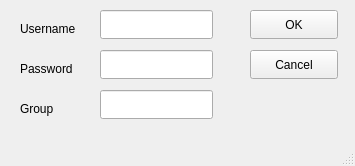
<?xml version="1.0" encoding="UTF-8"?>
<ui version="4.0">
 <class>MainWindow</class>
 <widget class="QMainWindow" name="MainWindow">
  <property name="geometry">
   <rect>
    <x>0</x>
    <y>0</y>
    <width>355</width>
    <height>166</height>
   </rect>
  </property>
  <property name="windowTitle">
   <string>Add user</string>
  </property>
  <widget class="QWidget" name="centralwidget">
   <widget class="QLabel" name="label_2">
    <property name="geometry">
     <rect>
      <x>20</x>
      <y>60</y>
      <width>56</width>
      <height>17</height>
     </rect>
    </property>
    <property name="text">
     <string>Password</string>
    </property>
   </widget>
   <widget class="QPushButton" name="okButton">
    <property name="geometry">
     <rect>
      <x>250</x>
      <y>10</y>
      <width>88</width>
      <height>29</height>
     </rect>
    </property>
    <property name="text">
     <string>OK</string>
    </property>
   </widget>
   <widget class="QPushButton" name="cancelButton">
    <property name="geometry">
     <rect>
      <x>250</x>
      <y>50</y>
      <width>88</width>
      <height>29</height>
     </rect>
    </property>
    <property name="text">
     <string>Cancel</string>
    </property>
   </widget>
   <widget class="QLabel" name="label_4">
    <property name="geometry">
     <rect>
      <x>20</x>
      <y>100</y>
      <width>56</width>
      <height>17</height>
     </rect>
    </property>
    <property name="text">
     <string>Group</string>
    </property>
   </widget>
   <widget class="QLabel" name="label">
    <property name="geometry">
     <rect>
      <x>20</x>
      <y>20</y>
      <width>61</width>
      <height>17</height>
     </rect>
    </property>
    <property name="text">
     <string>Username</string>
    </property>
   </widget>
   <widget class="QLineEdit" name="userField">
    <property name="geometry">
     <rect>
      <x>100</x>
      <y>10</y>
      <width>113</width>
      <height>29</height>
     </rect>
    </property>
   </widget>
   <widget class="QLineEdit" name="passwordField">
    <property name="geometry">
     <rect>
      <x>100</x>
      <y>50</y>
      <width>113</width>
      <height>29</height>
     </rect>
    </property>
    <property name="echoMode">
     <enum>QLineEdit::Password</enum>
    </property>
   </widget>
   <widget class="QLineEdit" name="groupField">
    <property name="geometry">
     <rect>
      <x>100</x>
      <y>90</y>
      <width>113</width>
      <height>29</height>
     </rect>
    </property>
   </widget>
  </widget>
  <widget class="QStatusBar" name="statusbar"/>
 </widget>
 <resources/>
 <connections/>
</ui>
